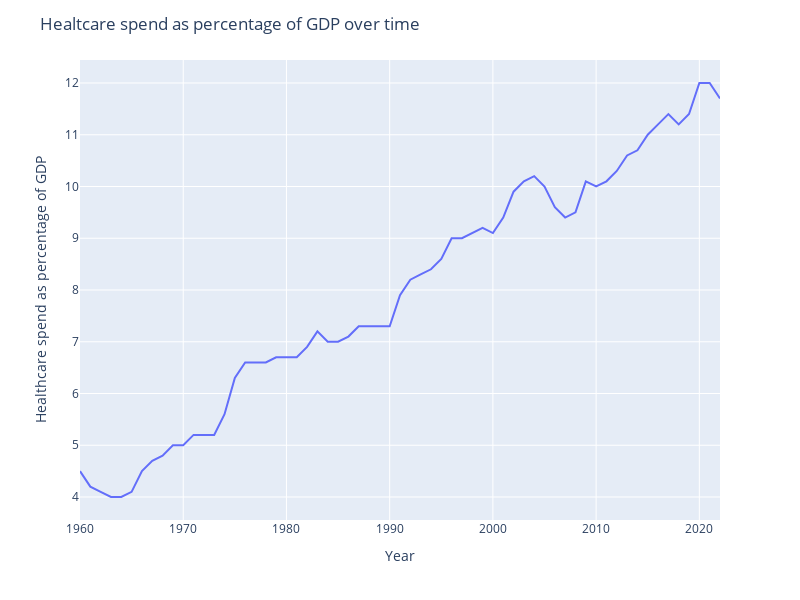

Notebook code cell kept with this figure:
### Code cell
fig = px.line(med_spend, x='Year', y='Healthcare spend as percentage of GDP')
fig.update_layout(
    title="Healtcare spend as percentage of GDP over time",
    width=800,
    height=600,
)
fig.show()

### Figure 1 — Plotly figure (JSON) as saved in the notebook; plotly's stock layout.template omitted (floating-point values rounded to 4 significant figures)
{"data": [{"hovertemplate": "Year=%{x}<br>Healthcare spend as percentage of GDP=%{y}<extra></extra>", "legendgroup": "", "line": {"color": "#636efa", "dash": "solid"}, "marker": {"symbol": "circle"}, "mode": "lines", "name": "", "orientation": "v", "showlegend": false, "type": "scatter", "x": [1960, 1961, 1962, 1963, 1964, 1965, 1966, 1967, 1968, 1969, 1970, 1971, 1972, 1973, 1974, 1975, 1976, 1977, 1978, 1979, 1980, 1981, 1982, 1983, 1984, 1985, 1986, 1987, 1988, 1989, 1990, 1991, 1992, 1993, 1994, 1995, 1996, 1997, 1998, 1999, 2000, 2001, 2002, 2003, 2004, 2005, 2006, 2007, 2008, 2009, 2010, 2011, 2012, 2013, 2014, 2015, 2016, 2017, 2018, 2019, 2020, 2021, 2022], "xaxis": "x", "y": [4.5, 4.2, 4.1, 4, 4, 4.1, 4.5, 4.7, 4.8, 5, 5, 5.2, 5.2, 5.2, 5.6, 6.3, 6.6, 6.6, 6.6, 6.7, 6.7, 6.7, 6.9, 7.2, 7, 7, 7.1, 7.3, 7.3, 7.3, 7.3, 7.9, 8.2, 8.3, 8.4, 8.6, 9, 9, 9.1, 9.2, 9.1, 9.4, 9.9, 10.1, 10.2, 10, 9.6, 9.4, 9.5, 10.1, 10, 10.1, 10.3, 10.6, 10.7, 11, 11.2, 11.4, 11.2, 11.4, 12, 12, 11.7], "yaxis": "y"}], "layout": {"height": 600, "legend": {"tracegroupgap": 0}, "margin": {"t": 60}, "title": {"text": "Healtcare spend as percentage of GDP over time"}, "width": 800, "xaxis": {"anchor": "y", "domain": [0, 1], "title": {"text": "Year"}}, "yaxis": {"anchor": "x", "domain": [0, 1], "title": {"text": "Healthcare spend as percentage of GDP"}}}}
